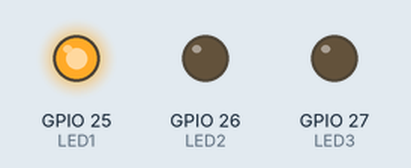
This sketch was run on a simulated ESP32. Shown: output pins drawn as LEDs (lit = HIGH). What the sketch prints to the serial monitor is not drawn.

Above: at 1.2 s.
At 1.9 s:
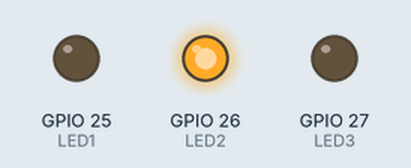
At 2.6 s:
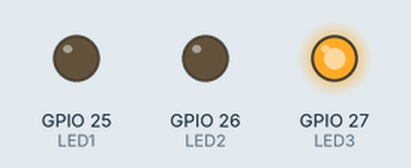
At 3.6 s:
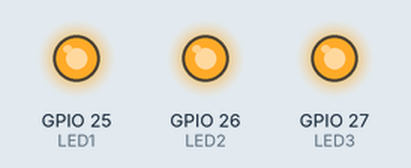
At 4.6 s:
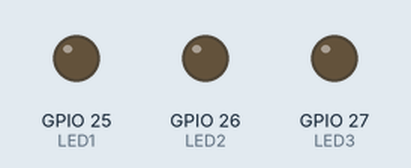
Timing chart, 0 to 6.3 s (numbered marks = the images above):
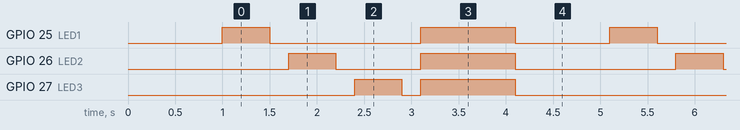

Measured:
- by itself, GPIO 25 (LED1): repeats every 4.1 s: LOW 1.6 s, HIGH 1.0 s, LOW 1.0 s, HIGH 0.50 s
- by itself, GPIO 26 (LED2): repeats every 4.1 s: LOW 0.90 s, HIGH 1.0 s, LOW 1.7 s, HIGH 0.50 s
- by itself, GPIO 27 (LED3): repeats every 4.1 s: LOW 0.20 s, HIGH 1.0 s, LOW 2.4 s, HIGH 0.50 s

The sketch:

test_leds.ino
```cpp
/*
 * LED Test
 *
 * Connections:
 * - LED 1: GPIO 25 → 220Ω resistor → GND
 * - LED 2: GPIO 26 → 220Ω resistor → GND
 * - LED 3: GPIO 27 → 220Ω resistor → GND
 *
 * Note: Long leg (anode) goes to GPIO, short leg (cathode) to GND
 */

#define LED1 25
#define LED2 26
#define LED3 27

void setup() {
  Serial.begin(115200);
  Serial.println("LED Test Starting...");

  pinMode(LED1, OUTPUT);
  pinMode(LED2, OUTPUT);
  pinMode(LED3, OUTPUT);

  // Turn all LEDs off initially
  digitalWrite(LED1, LOW);
  digitalWrite(LED2, LOW);
  digitalWrite(LED3, LOW);

  Serial.println("✅ LEDs initialized");
  delay(1000);
}

void loop() {
  // Test LED 1
  Serial.println("LED 1 ON");
  digitalWrite(LED1, HIGH);
  delay(500);
  digitalWrite(LED1, LOW);
  delay(200);

  // Test LED 2
  Serial.println("LED 2 ON");
  digitalWrite(LED2, HIGH);
  delay(500);
  digitalWrite(LED2, LOW);
  delay(200);

  // Test LED 3
  Serial.println("LED 3 ON");
  digitalWrite(LED3, HIGH);
  delay(500);
  digitalWrite(LED3, LOW);
  delay(200);

  // All LEDs on
  Serial.println("All LEDs ON");
  digitalWrite(LED1, HIGH);
  digitalWrite(LED2, HIGH);
  digitalWrite(LED3, HIGH);
  delay(1000);

  // All LEDs off
  Serial.println("All LEDs OFF");
  digitalWrite(LED1, LOW);
  digitalWrite(LED2, LOW);
  digitalWrite(LED3, LOW);
  delay(1000);

  Serial.println("--- Cycle complete ---\n");
}
```
